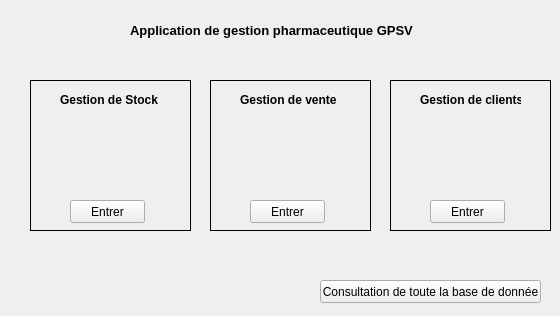
<?xml version="1.0" encoding="UTF-8"?>
<ui version="4.0">
 <class>Form</class>
 <widget class="QWidget" name="Form">
  <property name="geometry">
   <rect>
    <x>0</x>
    <y>0</y>
    <width>560</width>
    <height>316</height>
   </rect>
  </property>
  <property name="windowTitle">
   <string>Form</string>
  </property>
  <widget class="QLabel" name="label1">
   <property name="geometry">
    <rect>
     <x>130</x>
     <y>20</y>
     <width>361</width>
     <height>21</height>
    </rect>
   </property>
   <property name="font">
    <font>
     <family>Microsoft YaHei UI</family>
     <pointsize>10</pointsize>
     <weight>75</weight>
     <bold>true</bold>
    </font>
   </property>
   <property name="text">
    <string>Application de gestion pharmaceutique GPSV</string>
   </property>
  </widget>
  <widget class="QFrame" name="frame_2">
   <property name="geometry">
    <rect>
     <x>210</x>
     <y>80</y>
     <width>161</width>
     <height>151</height>
    </rect>
   </property>
   <property name="frameShape">
    <enum>QFrame::Box</enum>
   </property>
   <property name="frameShadow">
    <enum>QFrame::Plain</enum>
   </property>
   <widget class="QPushButton" name="pushButton_3">
    <property name="geometry">
     <rect>
      <x>40</x>
      <y>120</y>
      <width>75</width>
      <height>23</height>
     </rect>
    </property>
    <property name="text">
     <string>Entrer</string>
    </property>
   </widget>
   <widget class="QLabel" name="label_2">
    <property name="geometry">
     <rect>
      <x>30</x>
      <y>10</y>
      <width>101</width>
      <height>20</height>
     </rect>
    </property>
    <property name="font">
     <font>
      <pointsize>9</pointsize>
      <weight>75</weight>
      <bold>true</bold>
     </font>
    </property>
    <property name="text">
     <string>Gestion de vente</string>
    </property>
   </widget>
  </widget>
  <widget class="QFrame" name="frame">
   <property name="geometry">
    <rect>
     <x>30</x>
     <y>80</y>
     <width>161</width>
     <height>151</height>
    </rect>
   </property>
   <property name="frameShape">
    <enum>QFrame::Box</enum>
   </property>
   <property name="frameShadow">
    <enum>QFrame::Plain</enum>
   </property>
   <widget class="QPushButton" name="pushButton">
    <property name="geometry">
     <rect>
      <x>40</x>
      <y>120</y>
      <width>75</width>
      <height>23</height>
     </rect>
    </property>
    <property name="text">
     <string>Entrer</string>
    </property>
   </widget>
   <widget class="QLabel" name="label">
    <property name="geometry">
     <rect>
      <x>30</x>
      <y>10</y>
      <width>101</width>
      <height>20</height>
     </rect>
    </property>
    <property name="font">
     <font>
      <pointsize>9</pointsize>
      <weight>75</weight>
      <bold>true</bold>
     </font>
    </property>
    <property name="text">
     <string>Gestion de Stock</string>
    </property>
   </widget>
  </widget>
  <widget class="QFrame" name="frame_3">
   <property name="geometry">
    <rect>
     <x>390</x>
     <y>80</y>
     <width>161</width>
     <height>151</height>
    </rect>
   </property>
   <property name="frameShape">
    <enum>QFrame::Box</enum>
   </property>
   <property name="frameShadow">
    <enum>QFrame::Plain</enum>
   </property>
   <widget class="QPushButton" name="pushButton_4">
    <property name="geometry">
     <rect>
      <x>40</x>
      <y>120</y>
      <width>75</width>
      <height>23</height>
     </rect>
    </property>
    <property name="text">
     <string>Entrer</string>
    </property>
   </widget>
   <widget class="QLabel" name="label_3">
    <property name="geometry">
     <rect>
      <x>30</x>
      <y>10</y>
      <width>101</width>
      <height>20</height>
     </rect>
    </property>
    <property name="font">
     <font>
      <pointsize>9</pointsize>
      <weight>75</weight>
      <bold>true</bold>
     </font>
    </property>
    <property name="text">
     <string>Gestion de clients</string>
    </property>
   </widget>
  </widget>
  <widget class="QPushButton" name="pushButton_2">
   <property name="geometry">
    <rect>
     <x>320</x>
     <y>280</y>
     <width>221</width>
     <height>23</height>
    </rect>
   </property>
   <property name="text">
    <string>Consultation de toute la base de donnée</string>
   </property>
  </widget>
 </widget>
 <resources/>
 <connections/>
</ui>
